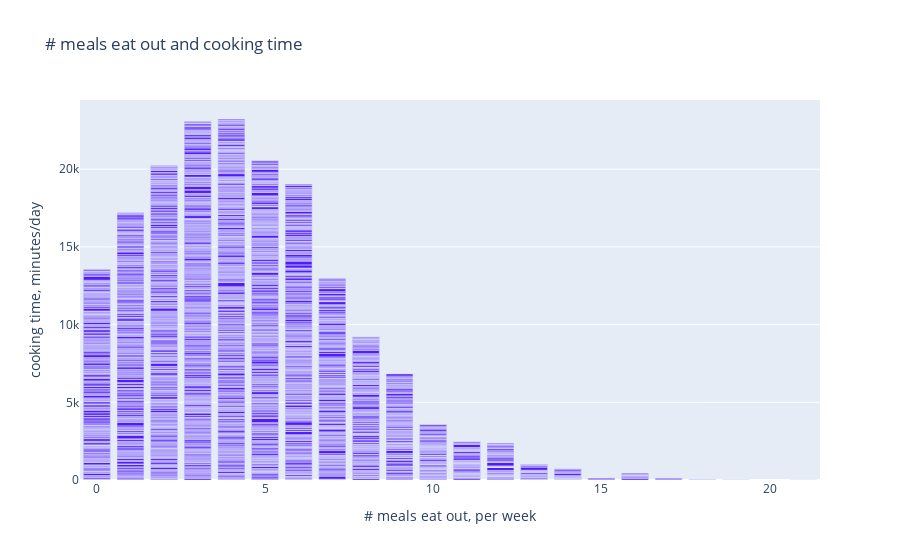

The notebook cell this image was saved under:
### Code cell
# More EDA to determine multicollinearity and insignificant columns

meals_fig = px.bar(df, x='meals out', y='cooking time', \
    title='# meals eat out and cooking time', color_discrete_sequence=[blue])
meals_fig.update_layout(xaxis_title='# meals eat out, per week', \
    yaxis_title='cooking time, minutes/day')
meals_fig

### Figure 1 — Plotly figure (JSON) as saved in the notebook; plotly's stock layout.template omitted (floating-point values rounded to 4 significant figures; data arrays with more than 128 entries replaced by an {"elided": "..."} marker saying what was removed)
{"data": [{"alignmentgroup": "True", "hovertemplate": "meals out=%{x}<br>cooking time=%{y}<extra></extra>", "legendgroup": "", "marker": {"color": "#511CFB", "pattern": {"shape": ""}}, "name": "", "offsetgroup": "", "orientation": "v", "showlegend": false, "textposition": "auto", "type": "bar", "x": {"elided": "2861 int values"}, "xaxis": "x", "y": {"elided": "2861 int values"}, "yaxis": "y"}], "layout": {"barmode": "relative", "legend": {"tracegroupgap": 0}, "title": {"text": "# meals eat out and cooking time"}, "xaxis": {"anchor": "y", "domain": [0, 1], "title": {"text": "# meals eat out, per week"}}, "yaxis": {"anchor": "x", "domain": [0, 1], "title": {"text": "cooking time, minutes/day"}}}}
